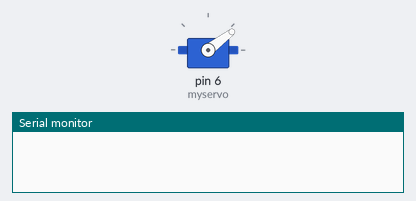
Simulated run of this sketch. Board: Arduino Uno, built with avr-gcc and run on an emulated ATmega328P. Parts: servo, the last lines printed to the serial monitor.

Above: at 0.05 s.
At 0.7 s:
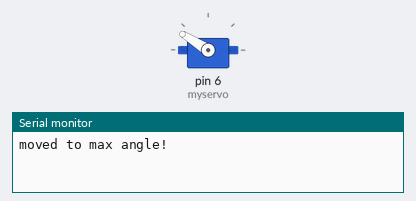
At 1.35 s:
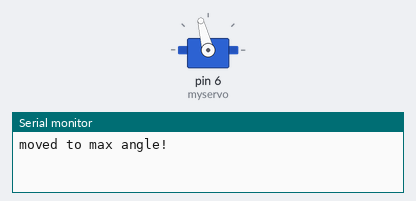
At 2.7 s:
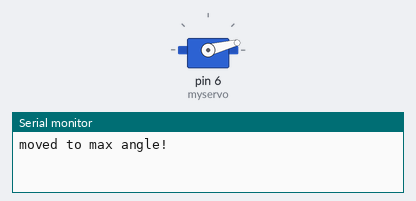
Timing chart, 0 to 6.7 s (numbered marks = the images above):
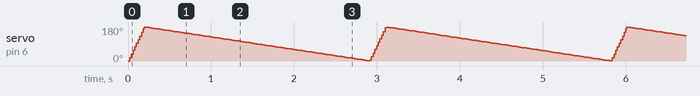

The sketch:

servo_test.ino
```cpp
#include <Servo.h>

#define powerPin 11

Servo myservo;  // create servo object to control a servo
int pos = 0;

void setup() {
  myservo.attach(6);  // (pin, min, max)

  pinMode(powerPin, OUTPUT);
  digitalWrite(powerPin, HIGH);
  Serial.begin(9600);
}

void loop() {
  // digitalWrite(powerPin, HIGH);

  for(pos = 0; pos < 180; pos += 1)  // goes from 0 degrees to 180 degrees
  {                                  // in steps of 1 degree
    myservo.write(pos);              // tell servo to go to position in variable 'pos'
    delay(1);                       // waits 15ms for the servo to reach the position
  }
  Serial.println("moved to max angle!");
  for(pos = 180; pos>=1; pos-=1)     // goes from 180 degrees to 0 degrees
  {
    myservo.write(pos);              // tell servo to go to position in variable 'pos'
    delay(15);                       // waits 15ms for the servo to reach the position
  }
  Serial.println(pos);
  Serial.println("moved to min angle!");

}
```
